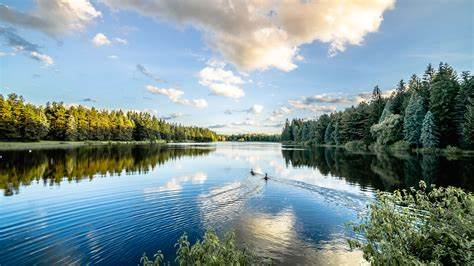
#> input picture Computer Vision/OIP.jpeg, 474 x 266 px
$ python contour_detection.py
#> lines starting #> are read from the running program, lines starting #| are printed output that depends on the picture; after the words box and inside, x2 and y2 are one past the last pixel; in counts of white or black regions, pixels touching at a corner belong together
import imutils
import cv2
img=cv2.imread("OIP.jpeg")
#> img is the input picture: shape (266, 474, 3); mean B, G, R 151.7, 148.3, 127.6
grayImg = cv2.cvtColor(img, cv2.COLOR_BGR2GRAY)
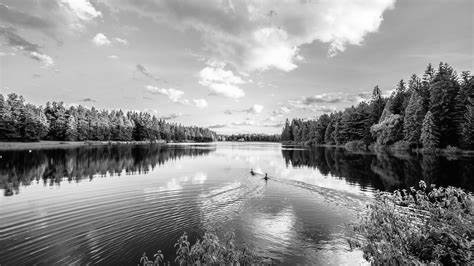
#> grayImg: shape (266, 474); min 0, max 255, mean 142.5
edged = cv2.Canny(grayImg, 30, 150)
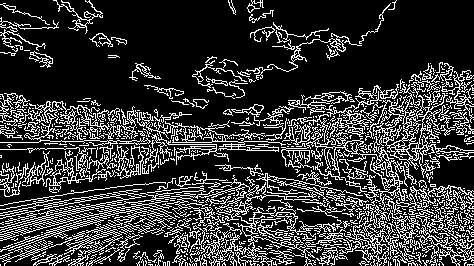
#> edged: shape (266, 474); 21.7% white in thin lines or dots
cv2.imwrite("contour.jpeg",grayImg)
# Find contours
contours = cv2.findContours(edged.copy(), cv2.RETR_EXTERNAL, cv2.CHAIN_APPROX_SIMPLE)
#> contours = 696 contours, 624 with area under 20; largest, box (x1, y1, x2, y2) and area: (281, 84, 474, 215) 3068, (0, 185, 206, 252) 1888, (103, 106, 287, 165) 1098, (339, 205, 399, 266) 860, (189, 207, 273, 266) 632
contours = imutils.grab_contours(contours)  # Handles OpenCV version differences

# Draw contours
output = grayImg.copy()
cv2.drawContours(output, contours, -1, (0, 255, 0), 2)
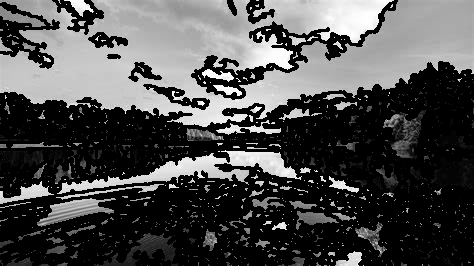
#> output: shape (266, 474); min 0, max 255, mean 77
cv2.imshow("Contours", output)
cv2.waitKey(0)
cv2.imshow("PS IMAGE",img)
cv2.waitKey(0)
cv2.destroyAllWindows()

$ run again, with Computer Vision/face.jpeg copied over Computer Vision/OIP.jpeg
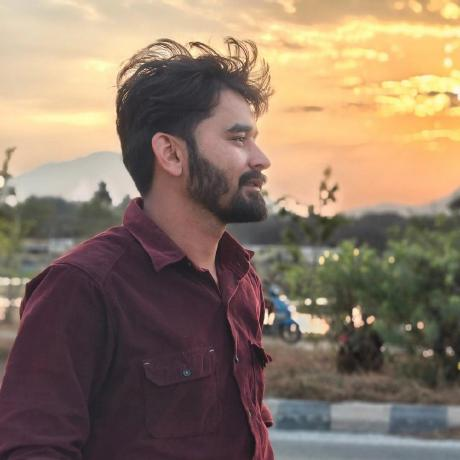
#> input picture Computer Vision/face.jpeg, 460 x 460 px
#> img is the input picture: shape (460, 460, 3); mean B, G, R 102.6, 120.9, 141.1
#> `edged = cv2.Canny(grayImg, 30, 150)`:
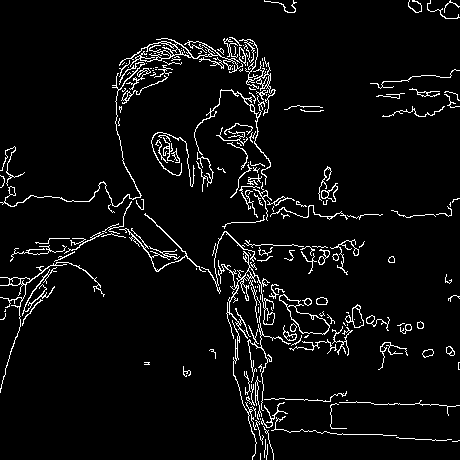
#> edged: shape (460, 460); 5.1% white in thin lines or dots
#> contours = 194 contours, 151 with area under 20; largest, box (x1, y1, x2, y2) and area: (279, 294, 330, 335) 748, (119, 38, 243, 73) 354, (218, 251, 275, 339) 310, (345, 304, 364, 328) 208, (0, 262, 105, 393) 195
#> `cv2.drawContours(output, contours, -1, (0, 255, 0), 2)`:
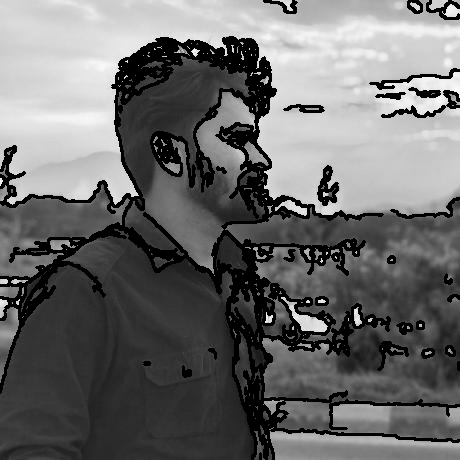
#> output: shape (460, 460); min 0, max 252, mean 107.2
